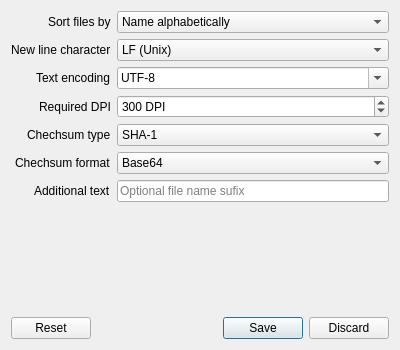
<?xml version="1.0" encoding="UTF-8"?>
<ui version="4.0">
 <class>SettingsDialog</class>
 <widget class="QDialog" name="SettingsDialog">
  <property name="geometry">
   <rect>
    <x>0</x>
    <y>0</y>
    <width>400</width>
    <height>350</height>
   </rect>
  </property>
  <property name="windowTitle">
   <string>Settings</string>
  </property>
  <property name="windowIcon">
   <iconset theme="preferences-system">
    <normaloff>.</normaloff>.</iconset>
  </property>
  <layout class="QFormLayout" name="formLayout">
   <property name="fieldGrowthPolicy">
    <enum>QFormLayout::AllNonFixedFieldsGrow</enum>
   </property>
   <property name="labelAlignment">
    <set>Qt::AlignRight|Qt::AlignTrailing|Qt::AlignVCenter</set>
   </property>
   <property name="formAlignment">
    <set>Qt::AlignLeading|Qt::AlignLeft|Qt::AlignVCenter</set>
   </property>
   <item row="0" column="0">
    <widget class="QLabel" name="sortLabel">
     <property name="text">
      <string>Sort files by</string>
     </property>
     <property name="buddy">
      <cstring>sortCombo</cstring>
     </property>
    </widget>
   </item>
   <item row="0" column="1">
    <widget class="QComboBox" name="sortCombo">
     <item>
      <property name="text">
       <string>Name alphabetically</string>
      </property>
     </item>
     <item>
      <property name="text">
       <string>Modification date</string>
      </property>
     </item>
     <item>
      <property name="text">
       <string>Natural sorting</string>
      </property>
     </item>
    </widget>
   </item>
   <item row="1" column="0">
    <widget class="QLabel" name="nlineLabel">
     <property name="text">
      <string>New line character</string>
     </property>
     <property name="buddy">
      <cstring>nlineCombo</cstring>
     </property>
    </widget>
   </item>
   <item row="1" column="1">
    <widget class="QComboBox" name="nlineCombo">
     <item>
      <property name="text">
       <string notr="true">LF (Unix)</string>
      </property>
     </item>
     <item>
      <property name="text">
       <string notr="true">CR/LF (Windows)</string>
      </property>
     </item>
     <item>
      <property name="text">
       <string notr="true">CR (Classic Mac)</string>
      </property>
     </item>
    </widget>
   </item>
   <item row="2" column="0">
    <widget class="QLabel" name="encodingLabel">
     <property name="text">
      <string>Text encoding</string>
     </property>
     <property name="buddy">
      <cstring>encodingCombo</cstring>
     </property>
    </widget>
   </item>
   <item row="2" column="1">
    <widget class="QComboBox" name="encodingCombo">
     <property name="editable">
      <bool>true</bool>
     </property>
     <property name="currentIndex">
      <number>0</number>
     </property>
     <property name="placeholderText">
      <string>Select encoding name</string>
     </property>
     <item>
      <property name="text">
       <string notr="true">UTF-8</string>
      </property>
     </item>
     <item>
      <property name="text">
       <string notr="true">Windows-1250</string>
      </property>
     </item>
    </widget>
   </item>
   <item row="3" column="0">
    <widget class="QLabel" name="dpiLabel">
     <property name="text">
      <string>Required DPI</string>
     </property>
     <property name="buddy">
      <cstring>dpiSpin</cstring>
     </property>
    </widget>
   </item>
   <item row="3" column="1">
    <widget class="QSpinBox" name="dpiSpin">
     <property name="suffix">
      <string notr="true"> DPI</string>
     </property>
     <property name="minimum">
      <number>100</number>
     </property>
     <property name="maximum">
      <number>2400</number>
     </property>
     <property name="value">
      <number>300</number>
     </property>
    </widget>
   </item>
   <item row="4" column="0">
    <widget class="QLabel" name="checksumLabel">
     <property name="text">
      <string>Chechsum type</string>
     </property>
     <property name="buddy">
      <cstring>checksumCombo</cstring>
     </property>
    </widget>
   </item>
   <item row="4" column="1">
    <widget class="QComboBox" name="checksumCombo">
     <property name="currentIndex">
      <number>2</number>
     </property>
     <item>
      <property name="text">
       <string notr="true">MD4</string>
      </property>
     </item>
     <item>
      <property name="text">
       <string notr="true">MD5</string>
      </property>
     </item>
     <item>
      <property name="text">
       <string notr="true">SHA-1</string>
      </property>
     </item>
     <item>
      <property name="text">
       <string notr="true">SHA-224</string>
      </property>
     </item>
     <item>
      <property name="text">
       <string notr="true">SHA-256</string>
      </property>
     </item>
     <item>
      <property name="text">
       <string notr="true">SHA-348</string>
      </property>
     </item>
     <item>
      <property name="text">
       <string notr="true">SHA-512</string>
      </property>
     </item>
     <item>
      <property name="text">
       <string notr="true">SHA3-224</string>
      </property>
     </item>
     <item>
      <property name="text">
       <string notr="true">SHA3-256</string>
      </property>
     </item>
     <item>
      <property name="text">
       <string notr="true">SHA3-384</string>
      </property>
     </item>
     <item>
      <property name="text">
       <string notr="true">SHA3-512</string>
      </property>
     </item>
     <item>
      <property name="text">
       <string notr="true">Keccak-22</string>
      </property>
     </item>
     <item>
      <property name="text">
       <string notr="true">Keccak-256</string>
      </property>
     </item>
     <item>
      <property name="text">
       <string notr="true">Keccak-384</string>
      </property>
     </item>
     <item>
      <property name="text">
       <string notr="true">Keccak-512</string>
      </property>
     </item>
    </widget>
   </item>
   <item row="5" column="0">
    <widget class="QLabel" name="formatLabel">
     <property name="text">
      <string>Chechsum format</string>
     </property>
     <property name="buddy">
      <cstring>formatCombo</cstring>
     </property>
    </widget>
   </item>
   <item row="5" column="1">
    <widget class="QComboBox" name="formatCombo">
     <item>
      <property name="text">
       <string notr="true">Base64</string>
      </property>
     </item>
     <item>
      <property name="text">
       <string>Hexadecimal</string>
      </property>
     </item>
    </widget>
   </item>
   <item row="6" column="0">
    <widget class="QLabel" name="textLabel">
     <property name="text">
      <string>Additional text</string>
     </property>
     <property name="buddy">
      <cstring>textEdit</cstring>
     </property>
    </widget>
   </item>
   <item row="6" column="1">
    <widget class="QLineEdit" name="textEdit">
     <property name="placeholderText">
      <string>Optional file name sufix</string>
     </property>
    </widget>
   </item>
   <item row="7" column="0" colspan="2">
    <spacer name="verticalSpacer">
     <property name="orientation">
      <enum>Qt::Vertical</enum>
     </property>
     <property name="sizeHint" stdset="0">
      <size>
       <width>20</width>
       <height>40</height>
      </size>
     </property>
    </spacer>
   </item>
   <item row="8" column="0" colspan="2">
    <widget class="QDialogButtonBox" name="buttonBox">
     <property name="orientation">
      <enum>Qt::Horizontal</enum>
     </property>
     <property name="standardButtons">
      <set>QDialogButtonBox::Discard|QDialogButtonBox::Reset|QDialogButtonBox::Save</set>
     </property>
    </widget>
   </item>
  </layout>
 </widget>
 <tabstops>
  <tabstop>sortCombo</tabstop>
  <tabstop>nlineCombo</tabstop>
  <tabstop>encodingCombo</tabstop>
  <tabstop>dpiSpin</tabstop>
  <tabstop>checksumCombo</tabstop>
  <tabstop>formatCombo</tabstop>
 </tabstops>
 <resources/>
 <connections/>
</ui>
